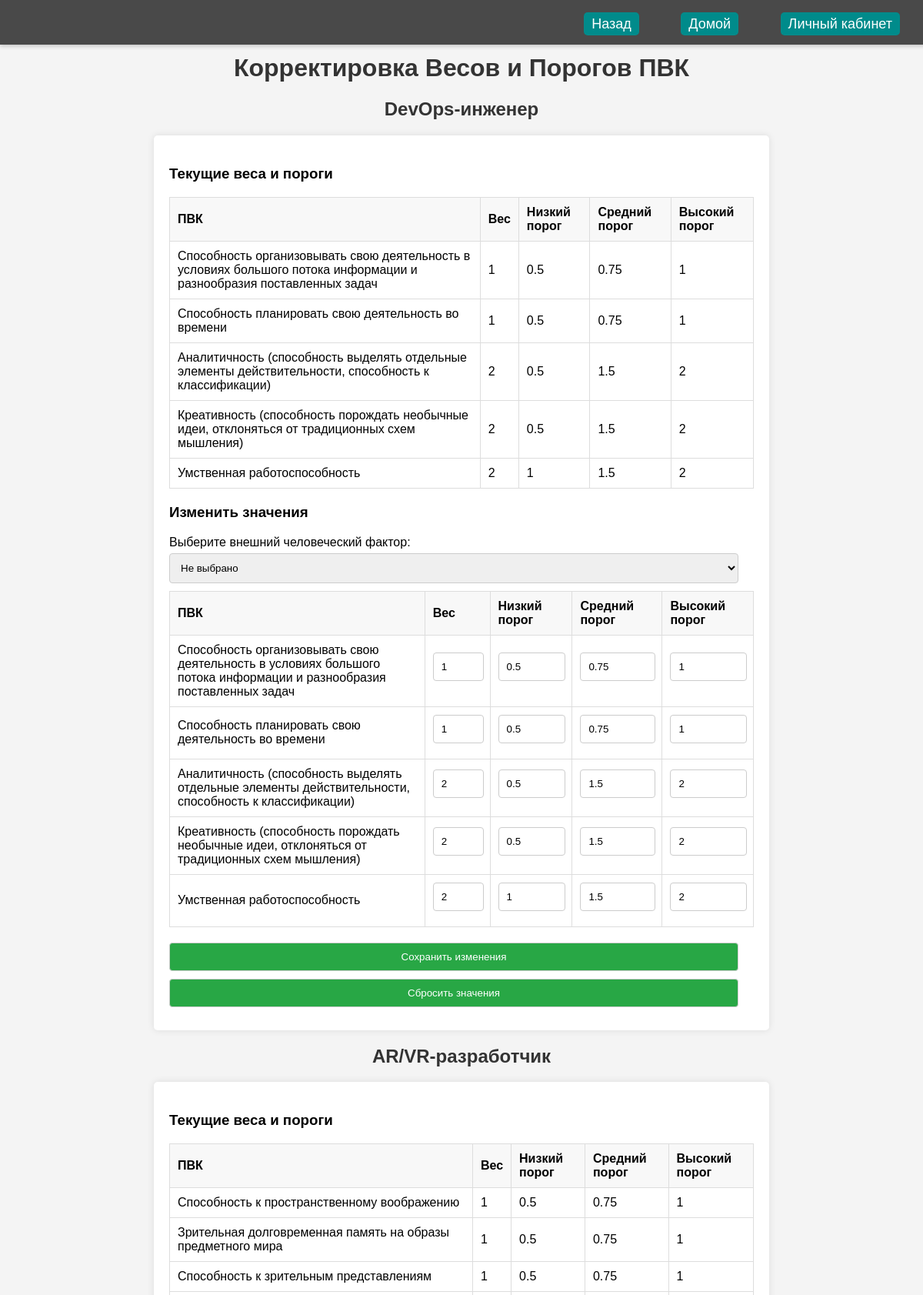
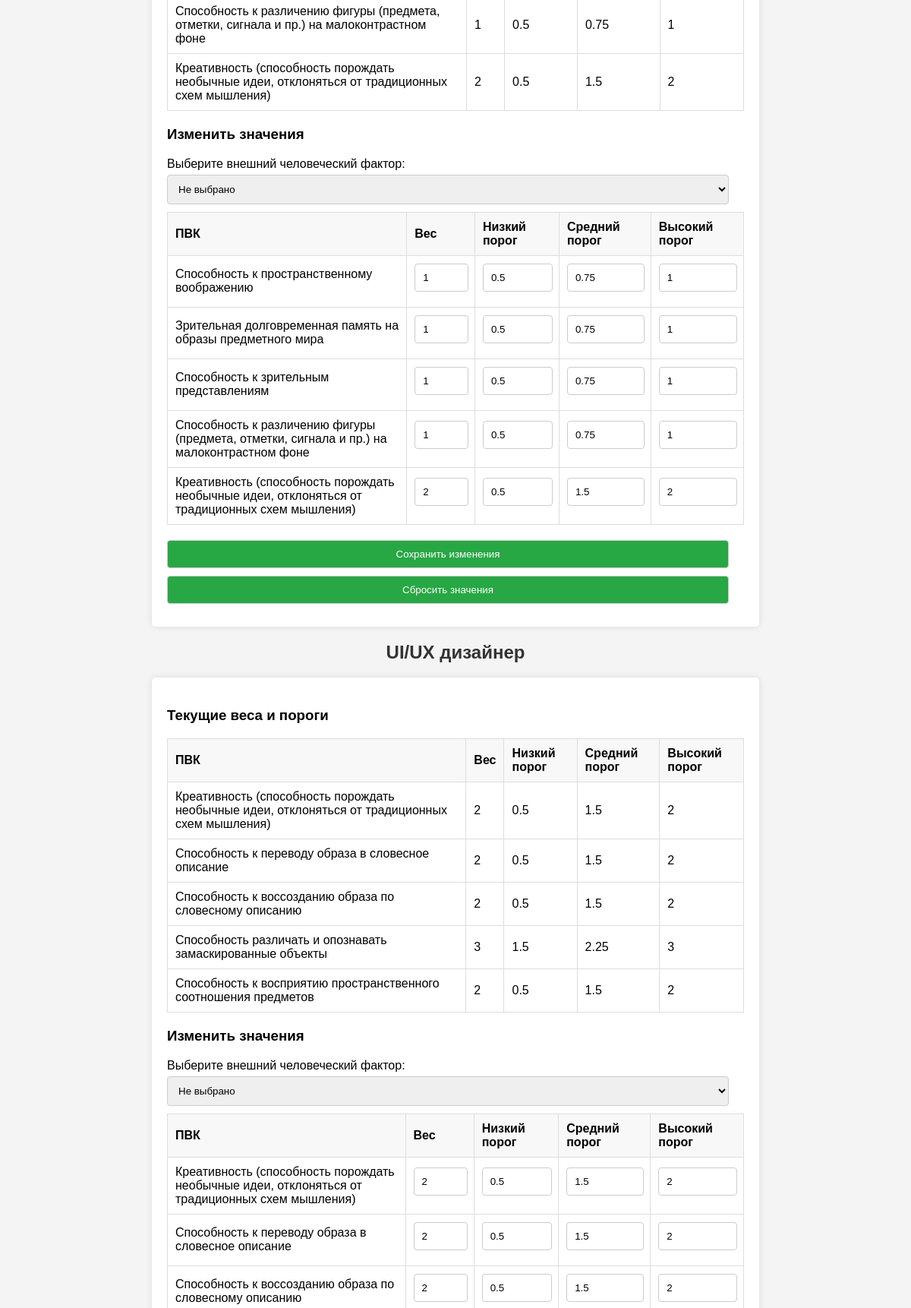
The page /changes.php (signed in, upper part) on the database its author committed (2 pictures, top to bottom).
### tables this page shows
CREATE TABLE `evaluation_criteria` (
  `id` int NOT NULL,
  `profession_id` int NOT NULL,
  `pvk_id` int NOT NULL,
  `test_id` int NOT NULL
);

CREATE TABLE `thresholds` (
  `id` int NOT NULL,
  `pvk_id` int NOT NULL,
  `low_threshold` float NOT NULL DEFAULT '0.3',
  `medium_threshold` float NOT NULL DEFAULT '0.7',
  `high_threshold` float DEFAULT NULL
);

### changes.php (the view, shortened to what this page needs)
<?php
require_once "db-connect.php";
function get_professions($mysqli) {
    $sql = "SELECT id, name FROM professions";
    $result = $mysqli->query($sql);
    $professions = [];
    while ($row = $result->fetch_assoc()) {
        $professions[$row['id']] = $row['name'];
    }
    return $professions;
}
function get_pvk_list($mysqli) {
    $sql = "SELECT id, name FROM pvk";
    $result = $mysqli->query($sql);
    $pvk_list = [];
    while ($row = $result->fetch_assoc()) {
        $pvk_list[$row['id']] = $row['name'];
    }
    return $pvk_list;
}
function get_evaluation_criteria($mysqli) {
    $sql = "SELECT * FROM evaluation_criteria";
    $result = $mysqli->query($sql);
    $criteria = [];
    while ($row = $result->fetch_assoc()) {
        $criteria[$row['profession_id']][] = $row;
    }
    return $criteria;
}
function get_weights($mysqli) {
    $sql = "SELECT * FROM weights";
    $result = $mysqli->query($sql);
    $weights = [];
    while ($row = $result->fetch_assoc()) {
        $weights[$row['pvk_id']] = $row['weight'];
    }
    return $weights;
}
function get_thresholds($mysqli) {
    $sql = "SELECT * FROM thresholds";
    $result = $mysqli->query($sql);
    $thresholds = [];
    while ($row = $result->fetch_assoc()) {
        $thresholds[$row['pvk_id']] = [
            'low' => $row['low_threshold'],
            'medium' => $row['medium_threshold'],
            'high' => $row['high_threshold']
        ];
    }
    return $thresholds;
}
$thresholds = get_thresholds($mysqli);
$pvk_list = get_pvk_list($mysqli);
$evaluation_criteria = get_evaluation_criteria($mysqli);
$professions = get_professions($mysqli);
?>
<!DOCTYPE html>
<html lang="ru">
<head>
    <link rel="stylesheet" href="https://cdnjs.cloudflare.com/ajax/libs/select2/4.0.13/css/select2.min.css">
    <link rel="stylesheet" href="../css/header.css">
</head>
<body>
<header>
<p><a href="tests/tests.php">Назад</a></p>
    <p><a href="index.php">Домой</a></p>
    <?php if (isset($_SESSION['username'])): ?>
        <p><a href="account.php">Личный кабинет</a></p>
    <?php endif; ?>
</header>
    <div class="container">
        <h1>Корректировка Весов и Порогов ПВК</h1>
        <?php foreach ($professions as $profession_id => $profession_name): ?>
            <h2><?php echo $profession_name; ?></h2>
            <?php if (isset($evaluation_criteria[$profession_id])): ?>
                <form method="post" action="">
                    <h3>Текущие веса и пороги</h3>
                    <table>
                        <thead>
                            <tr>
                                <th>ПВК</th>
                                <th>Вес</th>
                                <th>Низкий порог</th>
                                <th>Средний порог</th>
                                <th>Высокий порог</th>
                            </tr>
                        </thead>
                        <tbody>
                            <?php
                            $weights = get_weights($mysqli);
                            $thresholds = get_thresholds($mysqli);
                            foreach ($evaluation_criteria[$profession_id] as $criterion): ?>
                                <tr>
                                    <td><?php echo $pvk_list[$criterion['pvk_id']]; ?></td>
                                    <td><?php echo $weights[$criterion['pvk_id']] ?? '0'; ?></td>
                                    <td><?php echo $thresholds[$criterion['pvk_id']]['low'] ?? '0'; ?></td>
                                    <td><?php echo $thresholds[$criterion['pvk_id']]['medium'] ?? '0'; ?></td>
                                    <td><?php echo $thresholds[$criterion['pvk_id']]['high'] ?? '0'; ?></td>
                                </tr>
                            <?php endforeach; ?>
                        </tbody>
                    </table>
                    <h3>Изменить значения</h3>
                    <label for="preset_factor_<?php echo $profession_id; ?>">Выберите внешний человеческий фактор:</label>
                    <select name="preset_factor_<?php echo $profession_id; ?>" id="preset_factor_<?php echo $profession_id; ?>" onchange="applyPreset(<?php echo $profession_id; ?>)">
                        <option value="">Не выбрано</option>
                    </select>
                    <table>
                        <thead>
                            <tr>
                                <th>ПВК</th>
                                <th>Вес</th>
                                <th>Низкий порог</th>
                                <th>Средний порог</th>
                                <th>Высокий порог</th>
                            </tr>
                        </thead>
                        <tbody>
                            <?php
                            foreach ($evaluation_criteria[$profession_id] as $criterion): ?>
                                <tr>
                                    <td><?php echo $pvk_list[$criterion['pvk_id']]; ?></td>
                                    <td><input type="number" step="0.01" name="weights[<?php echo $criterion['pvk_id']; ?>]" value="<?php echo $weights[$criterion['pvk_id']] ?? '0'; ?>" onchange="autoFillThresholds(this, <?php echo $criterion['pvk_id']; ?>, <?php echo $profession_id; ?>)"></td>
                                    <td><input type="number" step="0.01" name="thresholds[<?php echo $criterion['pvk_id']; ?>][low]" value="<?php echo $thresholds[$criterion['pvk_id']]['low'] ?? '0'; ?>"></td>
                                    <td><input type="number" step="0.01" name="thresholds[<?php echo $criterion['pvk_id']; ?>][medium]" value="<?php echo $thresholds[$criterion['pvk_id']]['medium'] ?? '0'; ?>"></td>
                                    <td><input type="number" step="0.01" name="thresholds[<?php echo $criterion['pvk_id']; ?>][high]" value="<?php echo $thresholds[$criterion['pvk_id']]['high'] ?? '0'; ?>"></td>
                                </tr>
                            <?php endforeach; ?>
                        </tbody>
                    </table>
                    <input type="submit" value="Сохранить изменения">
                    <button type="button" onclick="clearValues(<?php echo $profession_id; ?>)">Сбросить значения</button>
                </form>
            <?php else: ?>
                <p>Нет значений для профессии <?php echo $profession_name; ?></p>
            <?php endif; ?>
        <?php endforeach; ?>
    </div>
</body>
</html>

### css/header.css (style rules this page uses)
header { background-color: rgba(0, 0, 0, 0.7); padding: 15px 20px; text-align: right; position: fixed; top: 0; left: 0; width: 100%; box-shadow: 0px 2px 5px rgba(0, 0, 0, 0.2); z-index: 1000; backdrop-filter: blur(10px); }
header p { color: white; font-size: 24px; margin: 0; display: inline-block; }
header a { background-color: darkcyan; color: white; text-decoration: none; margin-right: 50px; font-size: 18px; padding: 5px 10px; border-radius: 5px; transition: all 0.3s ease; }

### changes.php (style rules this page uses)
body { font-family: Arial, sans-serif; margin: 20px; background-color: #f4f4f4; }
.container { width: 800px; margin: 70px auto; }
h1, h2 { color: #333; text-align: center; }
form { margin-bottom: 20px; padding: 20px; background-color: #fff; border-radius: 5px; box-shadow: 0 0 10px rgba(0, 0, 0, 0.1); }
label { display: block; margin: 10px 0 5px; }
select, input[type="text"], input[type="number"], input[type="submit"], button { width: calc(100% - 20px); padding: 10px; margin-bottom: 10px; border: 1px solid #ccc; border-radius: 4px; overflow: hidden; }
input[type="submit"], button { background-color: #28a745; color: white; cursor: pointer; }
table { width: 100%; border-collapse: collapse; margin-bottom: 20px; }
th, td { padding: 10px; border: 1px solid #ddd; text-align: left; }
th { background-color: #f8f8f8; }

### rows shown on the page
evaluation_criteria: pvk "Способность организовывать свою деятельность в условиях большого потока информации и разнообразия поставленных задач", pvk.low_threshold "1", pvk "0.5", pvk "0.75", pvk "1"
evaluation_criteria: pvk "Способность планировать свою деятельность во времени", pvk.low_threshold "1", pvk "0.5", pvk "0.75", pvk "1"
evaluation_criteria: pvk "Аналитичность (способность выделять отдельные элементы действительности, способность к классификации)", pvk.high_threshold "2", pvk "0.5", pvk "1.5", pvk "2"
evaluation_criteria: pvk "Креативность (способность порождать необычные идеи, отклоняться от традиционных схем мышления)", pvk.high_threshold "2", pvk "0.5", pvk "1.5", pvk "2"
evaluation_criteria: pvk "Умственная работоспособность", pvk.high_threshold "2", pvk.low_threshold "1", pvk.medium_threshold "1.5"
evaluation_criteria: pvk "Способность к пространственному воображению", pvk.low_threshold "1", pvk "0.5", pvk "0.75", pvk "1"
evaluation_criteria: pvk "Зрительная долговременная память на образы предметного мира", pvk.low_threshold "1", pvk "0.5", pvk "0.75", pvk "1"
evaluation_criteria: pvk "Способность к зрительным представлениям", pvk.low_threshold "1", pvk "0.5", pvk "0.75", pvk "1"
evaluation_criteria: pvk "Способность к различению фигуры (предмета, отметки, сигнала и пр.) на малоконтрастном фоне", pvk.low_threshold "1", pvk "0.5", pvk "0.75", pvk "1"
evaluation_criteria: pvk "Креативность (способность порождать необычные идеи, отклоняться от традиционных схем мышления)", pvk.high_threshold "2", pvk "0.5", pvk "1.5", pvk "2"
evaluation_criteria: pvk "Креативность (способность порождать необычные идеи, отклоняться от традиционных схем мышления)", pvk.high_threshold "2", pvk "0.5", pvk "1.5", pvk "2"
evaluation_criteria: pvk "Способность к переводу образа в словесное описание", pvk.high_threshold "2", pvk "0.5", pvk "1.5", pvk "2"
evaluation_criteria: pvk "Способность к воссозданию образа по словесному описанию", pvk.high_threshold "2", pvk "0.5", pvk "1.5", pvk "2"
evaluation_criteria: pvk "Способность различать и опознавать замаскированные объекты", pvk "3", pvk.low_threshold "1.5", pvk.medium_threshold "2.25", pvk.high_threshold "3"
evaluation_criteria: pvk "Способность к восприятию пространственного соотношения предметов", pvk.high_threshold "2", pvk "0.5", pvk "1.5", pvk "2"

### other values the page prints
$profession_name "DevOps-инженер"
$profession_name "AR/VR-разработчик"
$profession_name "UI/UX дизайнер"
